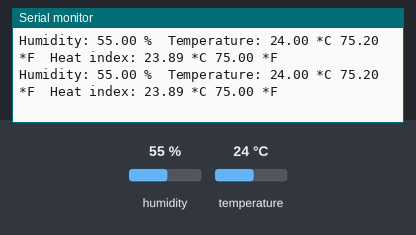
Simulated run of this sketch. Board: ESP8266 (NodeMCU). Parts: the last lines printed to the serial monitor. Wiring (inferred from the names in the program): DHT22 sensor: data GPIO 2. The inputs (shaded band) are chosen by the test bench; at power-on: temperature 24 °C, humidity 55 %. WiFi joins after 1.5 s; servers stay silent unless stated.

Above: at 3.0 s.
3.1 s: temperature set to 33 °C
At 6.06 s:
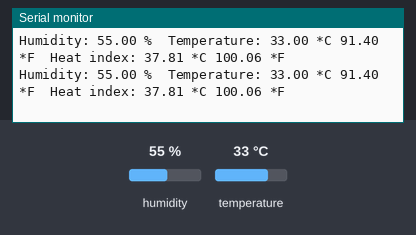
9.1 s: humidity set to 22 %
At 12.22 s:
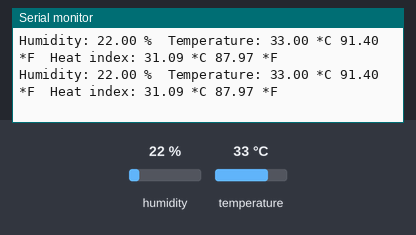
15.1 s: humidity set to 68 %
At 18.36 s:
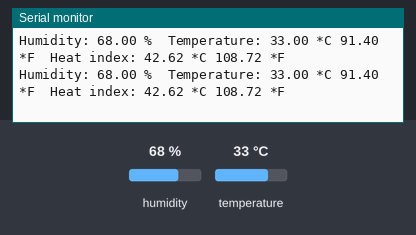
21.1 s: temperature set to 12 °C
At 24.53 s:
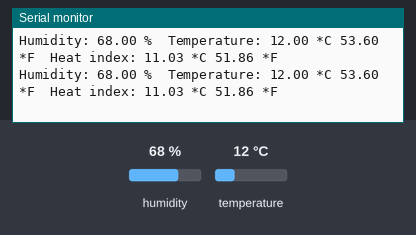
27.1 s: temperature set to 41 °C
At 30.61 s:
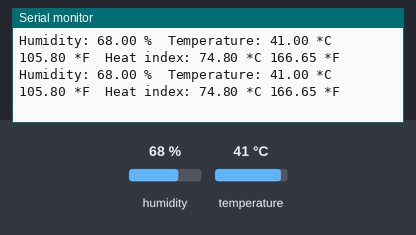
33.1 s: temperature set to 19 °C
At 36.65 s:
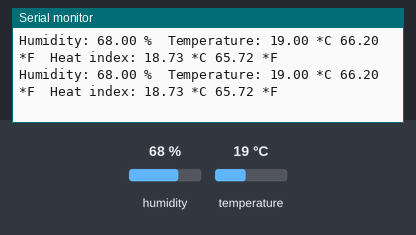
Timing chart, 0 to 38.1 s (numbered marks = the images above; inputs shaded):
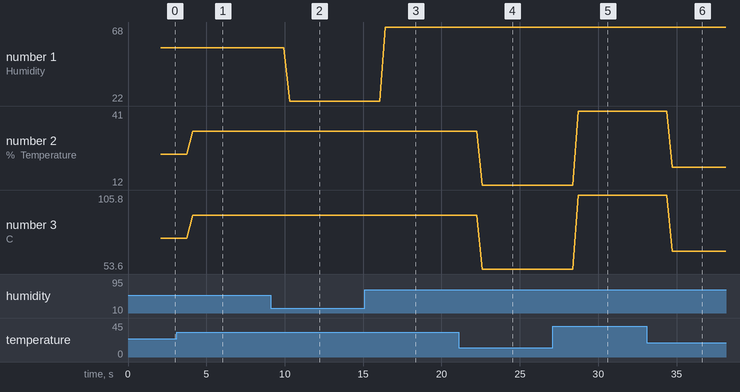

The sketch:

esp8266_blynk.ino
```cpp
#define BLYNK_PRINT Serial

#include <ESP8266WiFi.h>
#include <BlynkSimpleEsp8266.h>
#include <DHT.h>

// Blynk Auth Key
char auth[] = "...";
// Wifi SSID(Name) / PW
char ssid[] = "...";
char pass[] = "...";

// PIN SETTING
#define DHTPIN 2          // D4 on NodeMCU

// PIN NUMBER of NodeMCU
/*
static const uint8_t D0   = 16;
static const uint8_t D1   = 5;
static const uint8_t D2   = 4;
static const uint8_t D3   = 0;
static const uint8_t D4   = 2;
static const uint8_t D5   = 14;
static const uint8_t D6   = 12;
static const uint8_t D7   = 13;
static const uint8_t D8   = 15;
static const uint8_t D9   = 3;
static const uint8_t D10  = 1;
*/


#define DHTTYPE DHT22   // DHT 22 (sensor type)

DHT dht(DHTPIN, DHTTYPE);
BlynkTimer timer;
float humidity, tempC, tempF;

void sendUptime(){
  Blynk.virtualWrite(V5, millis() / 1000);
}

void sendTempSensor(){
  humidity = dht.readHumidity();
  tempC = dht.readTemperature();
  tempF = dht.readTemperature(true);

  if (isnan(humidity) || isnan(tempC) || isnan(tempF)){
    Serial.println("Failed to read from DHT sensor!");
    return;
  }

  // Connect to Blynk with Sensor by VirtualPin
  Blynk.virtualWrite(V12, humidity);
  Blynk.virtualWrite(V13, tempC);
  Blynk.virtualWrite(V14, tempF);

}


void setup() {
  Serial.begin(9600);
  Blynk.begin(auth, ssid, pass);
  dht.begin();
  Serial.println("DHTxx test!");
  timer.setInterval(1000L, sendUptime);
  timer.setInterval(1000L, sendTempSensor);
}

void loop() {
  // Blynk APP start
  Blynk.run();
  timer.run();
  humidity = dht.readHumidity();
  tempC = dht.readTemperature();
  tempF = dht.readTemperature(true);

  // Error Catch on Monitor
   if (isnan(humidity) || isnan(tempC) || isnan(tempF)){
    Serial.println("Failed to read from DHT sensor!");
    return;
  }

  // Temperature Monitoring on PC
  float Fahrenheit = dht.computeHeatIndex(tempF, humidity);        // Calculate Fahrenheit
  float Celcius = dht.computeHeatIndex(tempC, humidity, false);    // Calculate Celsius

  Serial.print("Humidity: ");
  Serial.print(humidity);
  Serial.print(" %\t");

  Serial.print("Temperature: ");
  Serial.print(tempC);
  Serial.print(" *C ");

  Serial.print(tempF);
  Serial.print(" *F\t");


  Serial.print("Heat index: ");

  Serial.print(Celcius);
  Serial.print(" *C ");

  Serial.print(Fahrenheit);
  Serial.println(" *F");

}
```

Measured:
- after the input at 3.1 s, the serial monitor: prints a new line after 1.0 s (image 1)
- after the input at 9.1 s, the serial monitor: prints a new line after 1.2 s (image 2)
- after the input at 15.1 s, the serial monitor: prints a new line after 1.3 s (image 3)
- after the input at 21.1 s, the serial monitor: prints a new line after 1.5 s (image 4)
- after the input at 27.1 s, the serial monitor: prints a new line after 1.6 s (image 5)
- after the input at 33.1 s, the serial monitor: prints a new line after 1.6 s (image 6)
- plotted number 1: 55 → 22 after the input at 9.1 s, 22 → 68 after the input at 15.1 s
- plotted number 2: 24 → 33 after the input at 3.1 s, 33 → 12 after the input at 21.1 s, 12 → 41 after the input at 27.1 s, 41 → 19 after the input at 33.1 s
